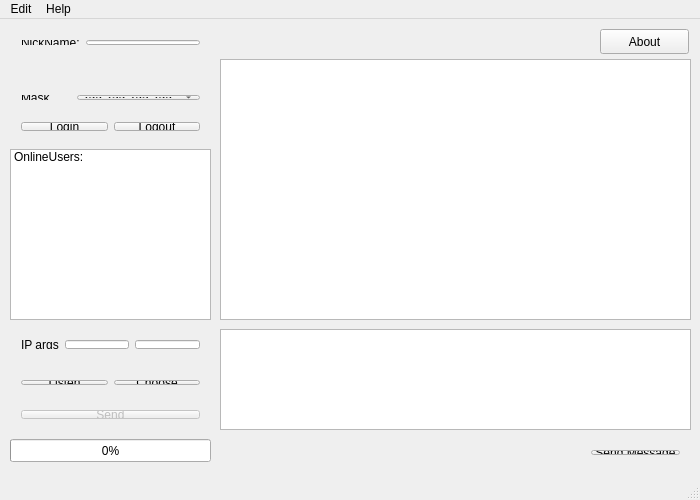
<?xml version="1.0" encoding="UTF-8"?>
<ui version="4.0">
 <class>MainWindow</class>
 <widget class="QMainWindow" name="MainWindow">
  <property name="geometry">
   <rect>
    <x>0</x>
    <y>0</y>
    <width>700</width>
    <height>500</height>
   </rect>
  </property>
  <property name="minimumSize">
   <size>
    <width>700</width>
    <height>500</height>
   </size>
  </property>
  <property name="maximumSize">
   <size>
    <width>700</width>
    <height>500</height>
   </size>
  </property>
  <property name="windowTitle">
   <string>Chat</string>
  </property>
  <widget class="QWidget" name="centralWidget">
   <widget class="QWidget" name="horizontalLayoutWidget">
    <property name="geometry">
     <rect>
      <x>10</x>
      <y>10</y>
      <width>201</width>
      <height>27</height>
     </rect>
    </property>
    <layout class="QHBoxLayout" name="nameLayout">
     <item>
      <widget class="QLabel" name="labName">
       <property name="text">
        <string>NickName:</string>
       </property>
      </widget>
     </item>
     <item>
      <widget class="QLineEdit" name="edtName">
       <property name="text">
        <string/>
       </property>
      </widget>
     </item>
    </layout>
   </widget>
   <widget class="QWidget" name="horizontalLayoutWidget_3">
    <property name="geometry">
     <rect>
      <x>10</x>
      <y>38</y>
      <width>201</width>
      <height>21</height>
     </rect>
    </property>
    <layout class="QHBoxLayout" name="ipLayout">
     <item>
      <widget class="QLabel" name="labIP">
       <property name="text">
        <string>Your Address:</string>
       </property>
      </widget>
     </item>
     <item>
      <widget class="QLabel" name="labIPAdress">
       <property name="text">
        <string/>
       </property>
      </widget>
     </item>
    </layout>
   </widget>
   <widget class="QWidget" name="horizontalLayoutWidget_4">
    <property name="geometry">
     <rect>
      <x>10</x>
      <y>92</y>
      <width>201</width>
      <height>31</height>
     </rect>
    </property>
    <layout class="QHBoxLayout" name="actionLayout">
     <item>
      <widget class="QPushButton" name="btnLogin">
       <property name="text">
        <string>Login</string>
       </property>
       <property name="icon">
        <iconset resource="resources/resource.qrc">
         <normaloff>:/icons/login.png</normaloff>:/icons/login.png</iconset>
       </property>
       <property name="autoDefault">
        <bool>false</bool>
       </property>
      </widget>
     </item>
     <item>
      <widget class="QPushButton" name="btnLogout">
       <property name="text">
        <string>Logout</string>
       </property>
       <property name="icon">
        <iconset resource="resources/resource.qrc">
         <normaloff>:/icons/logout.png</normaloff>:/icons/logout.png</iconset>
       </property>
      </widget>
     </item>
    </layout>
   </widget>
   <widget class="QTextBrowser" name="browserMessage">
    <property name="geometry">
     <rect>
      <x>220</x>
      <y>40</y>
      <width>471</width>
      <height>261</height>
     </rect>
    </property>
   </widget>
   <widget class="QListWidget" name="listOnlineUser">
    <property name="geometry">
     <rect>
      <x>10</x>
      <y>130</y>
      <width>201</width>
      <height>171</height>
     </rect>
    </property>
    <item>
     <property name="text">
      <string>OnlineUsers:</string>
     </property>
    </item>
   </widget>
   <widget class="QWidget" name="horizontalLayoutWidget_2">
    <property name="geometry">
     <rect>
      <x>10</x>
      <y>310</y>
      <width>201</width>
      <height>31</height>
     </rect>
    </property>
    <layout class="QHBoxLayout" name="ipFinalLayout">
     <item>
      <widget class="QLabel" name="labFinalIP">
       <property name="text">
        <string>IP args</string>
       </property>
      </widget>
     </item>
     <item>
      <widget class="QLineEdit" name="edtFinalIP"/>
     </item>
     <item>
      <widget class="QLineEdit" name="edtFinalPort"/>
     </item>
    </layout>
   </widget>
   <widget class="QWidget" name="horizontalLayoutWidget_5">
    <property name="geometry">
     <rect>
      <x>10</x>
      <y>380</y>
      <width>201</width>
      <height>31</height>
     </rect>
    </property>
    <layout class="QHBoxLayout" name="sendFileLayout">
     <item>
      <widget class="QPushButton" name="btnSendFile">
       <property name="enabled">
        <bool>false</bool>
       </property>
       <property name="text">
        <string>Send</string>
       </property>
       <property name="icon">
        <iconset resource="resources/resource.qrc">
         <normaloff>:/icons/send.png</normaloff>:/icons/send.png</iconset>
       </property>
      </widget>
     </item>
    </layout>
   </widget>
   <widget class="QProgressBar" name="ProgressBar">
    <property name="geometry">
     <rect>
      <x>10</x>
      <y>420</y>
      <width>201</width>
      <height>23</height>
     </rect>
    </property>
    <property name="value">
     <number>0</number>
    </property>
    <property name="textVisible">
     <bool>true</bool>
    </property>
   </widget>
   <widget class="QTextEdit" name="edtMessage">
    <property name="geometry">
     <rect>
      <x>220</x>
      <y>310</y>
      <width>471</width>
      <height>101</height>
     </rect>
    </property>
   </widget>
   <widget class="QWidget" name="horizontalLayoutWidget_6">
    <property name="geometry">
     <rect>
      <x>220</x>
      <y>420</y>
      <width>471</width>
      <height>27</height>
     </rect>
    </property>
    <layout class="QHBoxLayout" name="messageSendLayout">
     <item>
      <spacer name="spacerSend">
       <property name="orientation">
        <enum>Qt::Horizontal</enum>
       </property>
       <property name="sizeHint" stdset="0">
        <size>
         <width>40</width>
         <height>20</height>
        </size>
       </property>
      </spacer>
     </item>
     <item>
      <widget class="QPushButton" name="btnSendMessage">
       <property name="text">
        <string>Send Message</string>
       </property>
       <property name="icon">
        <iconset resource="resources/resource.qrc">
         <normaloff>:/icons/message.png</normaloff>:/icons/message.png</iconset>
       </property>
      </widget>
     </item>
    </layout>
   </widget>
   <widget class="QWidget" name="horizontalLayoutWidget_7">
    <property name="geometry">
     <rect>
      <x>10</x>
      <y>65</y>
      <width>201</width>
      <height>27</height>
     </rect>
    </property>
    <layout class="QHBoxLayout" name="loginTypeLayout">
     <item>
      <widget class="QLabel" name="labMask">
       <property name="text">
        <string>Mask</string>
       </property>
      </widget>
     </item>
     <item>
      <widget class="QComboBox" name="boxMask">
       <item>
        <property name="text">
         <string>255.255.255.255</string>
        </property>
       </item>
       <item>
        <property name="text">
         <string>192.168.255.255</string>
        </property>
       </item>
      </widget>
     </item>
    </layout>
   </widget>
   <widget class="QWidget" name="horizontalLayoutWidget_8">
    <property name="geometry">
     <rect>
      <x>10</x>
      <y>350</y>
      <width>201</width>
      <height>27</height>
     </rect>
    </property>
    <layout class="QHBoxLayout" name="actionLayout_3">
     <item>
      <widget class="QPushButton" name="btnListen">
       <property name="text">
        <string>Listen</string>
       </property>
       <property name="icon">
        <iconset resource="resources/resource.qrc">
         <normaloff>:/icons/listen.png</normaloff>:/icons/listen.png</iconset>
       </property>
      </widget>
     </item>
     <item>
      <widget class="QPushButton" name="btnChooseFile">
       <property name="text">
        <string>Choose</string>
       </property>
       <property name="icon">
        <iconset resource="resources/resource.qrc">
         <normaloff>:/icons/choose-file.png</normaloff>:/icons/choose-file.png</iconset>
       </property>
      </widget>
     </item>
    </layout>
   </widget>
   <widget class="QPushButton" name="aboutButton">
    <property name="geometry">
     <rect>
      <x>600</x>
      <y>10</y>
      <width>89</width>
      <height>25</height>
     </rect>
    </property>
    <property name="text">
     <string>About</string>
    </property>
   </widget>
  </widget>
  <widget class="QStatusBar" name="statusBar"/>
  <widget class="QMenuBar" name="menuBar">
   <property name="geometry">
    <rect>
     <x>0</x>
     <y>0</y>
     <width>700</width>
     <height>22</height>
    </rect>
   </property>
   <widget class="QMenu" name="menuEdit">
    <property name="title">
     <string>Edit</string>
    </property>
    <widget class="QMenu" name="menuTheme_2">
     <property name="title">
      <string>Theme</string>
     </property>
     <addaction name="actionBlue"/>
     <addaction name="actionBlack"/>
     <addaction name="actionGreen"/>
     <addaction name="actionPink"/>
     <addaction name="actionRed"/>
    </widget>
    <addaction name="menuTheme_2"/>
   </widget>
   <widget class="QMenu" name="menuHelp">
    <property name="title">
     <string>Help</string>
    </property>
    <addaction name="actionHelp"/>
    <addaction name="separator"/>
   </widget>
   <addaction name="menuEdit"/>
   <addaction name="menuHelp"/>
  </widget>
  <action name="actionEnglish">
   <property name="text">
    <string>English</string>
   </property>
  </action>
  <action name="actionSimplifiedChinese">
   <property name="text">
    <string>简体中文</string>
   </property>
  </action>
  <action name="actionTraditionalChinese">
   <property name="text">
    <string>繁體中文</string>
   </property>
  </action>
  <action name="actionHelp">
   <property name="text">
    <string>Help</string>
   </property>
  </action>
  <action name="actionAbout">
   <property name="text">
    <string>About</string>
   </property>
  </action>
  <action name="actionBlue">
   <property name="text">
    <string>Blue</string>
   </property>
  </action>
  <action name="actionBlack">
   <property name="text">
    <string>Black</string>
   </property>
  </action>
  <action name="actionGreen">
   <property name="text">
    <string>Green</string>
   </property>
  </action>
  <action name="actionPink">
   <property name="text">
    <string>Pink</string>
   </property>
  </action>
  <action name="actionRed">
   <property name="text">
    <string>Red</string>
   </property>
  </action>
 </widget>
 <layoutdefault spacing="6" margin="11"/>
 <resources>
  <include location="resources/resource.qrc"/>
 </resources>
 <connections/>
</ui>
